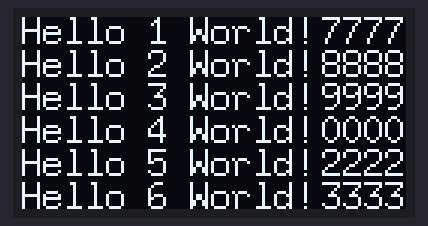
This sketch was run on a simulated Arduino Uno, built with avr-gcc and run on an emulated ATmega328P. Parts: 128×64 one-colour display.

Above: at 0.9 s.

The sketch:

HelloWorld-OLED.ino
```cpp
#include "U8glib.h"
U8GLIB_SH1106_128X64 u8g(U8G_I2C_OPT_NONE);	// I2C / TWI


void draw(void)
{

  u8g.setFont(u8g_font_7x13);                       //dont change any thing

  u8g.drawStr( 0, 9,    "Hello 1 World!");
  u8g.drawStr( 100, 9,  "7777");
  u8g.drawStr( 0, 20,   "Hello 2 World!");
  u8g.drawStr( 100, 20,  "8888");
  u8g.drawStr( 0, 31,   "Hello 3 World!");
  u8g.drawStr( 100, 31,  "9999");
  u8g.drawStr( 0, 42,   "Hello 4 World!");
  u8g.drawStr( 100, 42,  "0000");
  u8g.drawStr( 0, 53,   "Hello 5 World!");
  u8g.drawStr( 100, 53,  "2222");
  u8g.drawStr( 0, 64,   "Hello 6 World!");
  u8g.drawStr( 100, 64,  "3333");
}

void setup(void)
{
  // flip screen, if required
   //u8g.setRot270();


}

void loop(void) {
  // picture loop
  u8g.firstPage();
  do
  {
    draw();
  } while( u8g.nextPage() );

  // rebuild the picture after some delay
  //delay(50);
}
```
